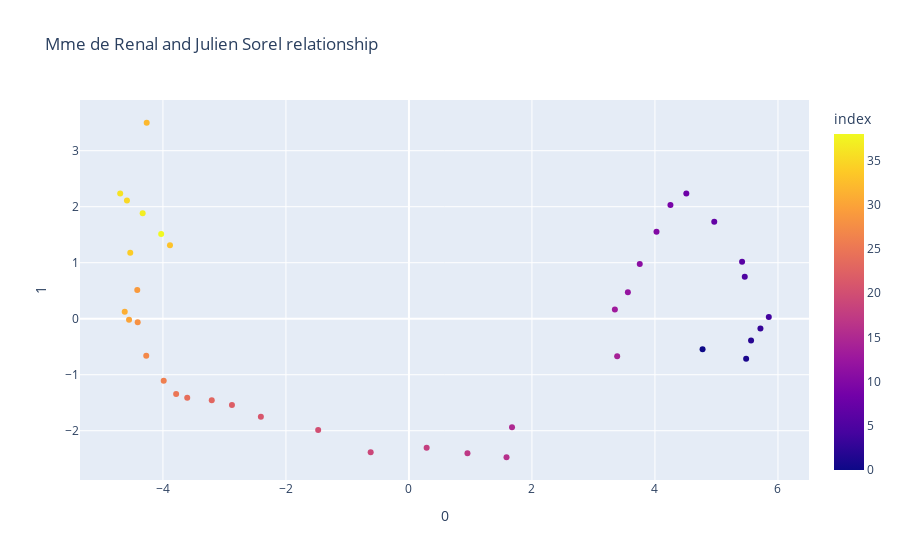

Notebook code for this chart:
### Code cell
temp = pd.DataFrame(renal_sorel_pca[0])
fig = px.scatter(temp, x = 0, y = 1, color=temp.index, title = 'Mme de Renal and Julien Sorel relationship')
fig.show()

### Figure 1 — Plotly figure (JSON) as saved in the notebook; plotly's stock layout.template omitted (floating-point values rounded to 4 significant figures)
{"data": [{"hovertemplate": "0=%{x}<br>1=%{y}<br>index=%{marker.color}<extra></extra>", "legendgroup": "", "marker": {"color": [0, 1, 2, 3, 4, 5, 6, 7, 8, 9, 10, 11, 12, 13, 14, 15, 16, 17, 18, 19, 20, 21, 22, 23, 24, 25, 26, 27, 28, 29, 30, 31, 32, 33, 34, 35, 36, 37, 38], "coloraxis": "coloraxis", "symbol": "circle"}, "mode": "markers", "name": "", "orientation": "v", "showlegend": false, "type": "scatter", "x": [4.774, 5.483, 5.563, 5.715, 5.851, 5.46, 5.417, 4.964, 4.51, 4.252, 4.025, 3.753, 3.56, 3.348, 3.386, 1.676, 1.586, 0.9514, 0.2878, -0.6223, -1.476, -2.408, -2.878, -3.206, -3.605, -3.785, -3.988, -4.272, -4.411, -4.417, -4.551, -4.622, -4.264, -3.886, -4.531, -4.586, -4.695, -4.33, -4.029], "xaxis": "x", "y": [-0.5472, -0.715, -0.391, -0.1739, 0.03112, 0.7492, 1.017, 1.731, 2.235, 2.032, 1.551, 0.9783, 0.4732, 0.165, -0.6708, -1.937, -2.474, -2.404, -2.305, -2.383, -1.985, -1.749, -1.542, -1.456, -1.41, -1.343, -1.106, -0.6599, -0.06234, 0.5121, -0.01985, 0.1251, 3.499, 1.314, 1.178, 2.11, 2.237, 1.884, 1.514], "yaxis": "y"}], "layout": {"autosize": true, "coloraxis": {"colorbar": {"title": {"text": "index"}}, "colorscale": [[0, "#0d0887"], [0.1111, "#46039f"], [0.2222, "#7201a8"], [0.3333, "#9c179e"], [0.4444, "#bd3786"], [0.5556, "#d8576b"], [0.6667, "#ed7953"], [0.7778, "#fb9f3a"], [0.8889, "#fdca26"], [1, "#f0f921"]]}, "legend": {"tracegroupgap": 0}, "title": {"text": "Mme de Renal and Julien Sorel relationship"}, "xaxis": {"anchor": "y", "autorange": true, "domain": [0, 1], "range": [-5.327, 6.483], "title": {"text": "0"}, "type": "linear"}, "yaxis": {"anchor": "x", "autorange": true, "domain": [0, 1], "range": [-2.967, 3.992], "title": {"text": "1"}, "type": "linear"}}}
